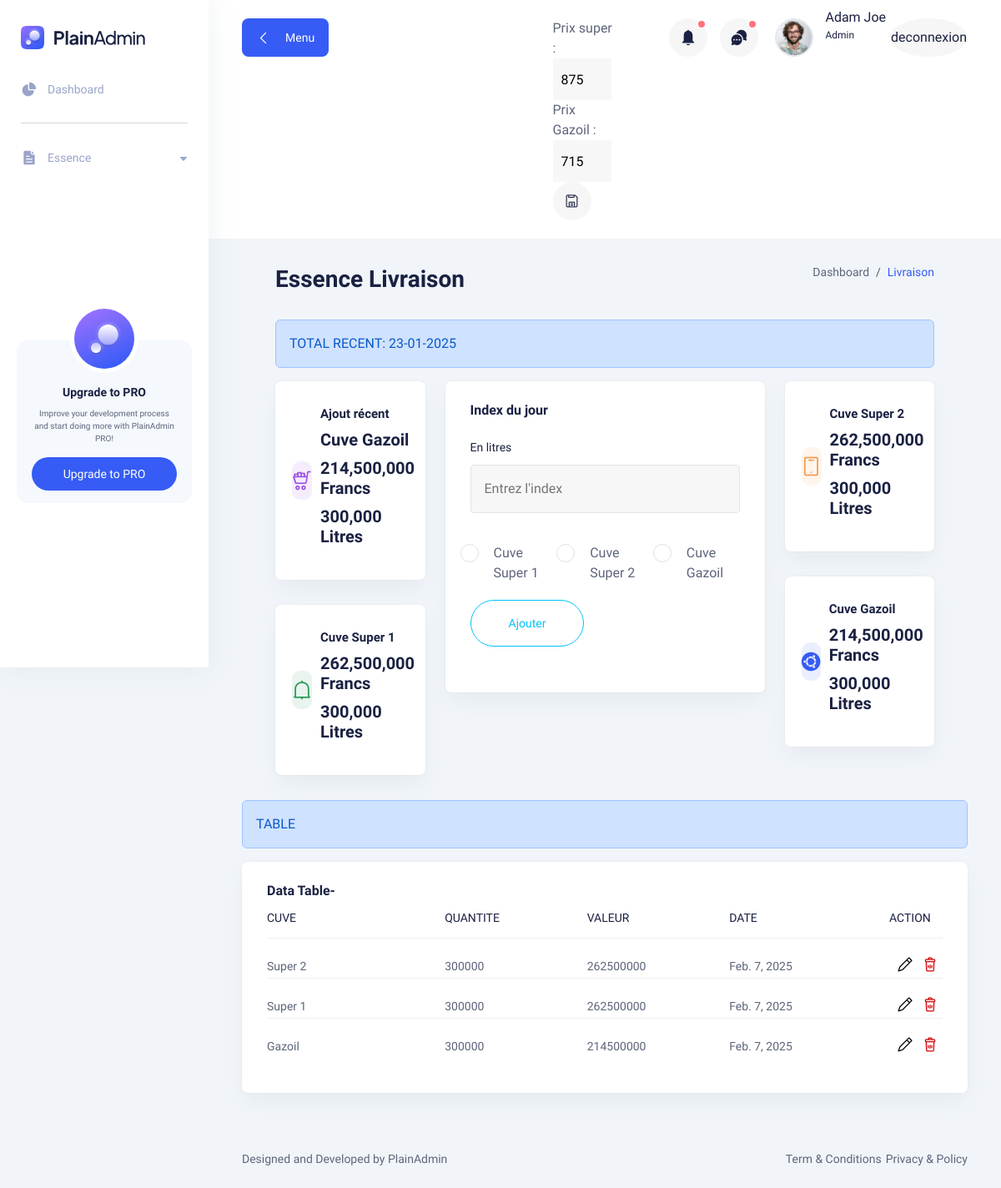
Page /Station/livraison/ (signed in) on the committed database.
### Station_Essence/models.py (models this page shows)
class Livraison(models.Model):
      quantite=models.IntegerField()
      valeur=models.IntegerField()
      date=models.DateField()
      Cuve=models.CharField(max_length=50)

### Station_Essence/views.py (the view, shortened to what this page needs)
# urls.py: path('livraison/',livraison,name='livraison'),
@login_required
def livraison(request):
    lec={}
    with open('constantes.json', 'r') as fic:
            lec=json.load(fic)
    livrer=Livraison.objects.all()
    def cuve(types):
        Special_cuv = get_object_or_404(Special_cuve, id=types)
        Special_cuv.quantite += int(request.POST.get('entrer'))
        Special_cuv.save()
    return render(request,change_os_chemin(['LIvraison','livraison.html']),
                  {'all_livraison':livrer,'cuvesuper1':livrer.filter(Cuve='Super 1'),
                  'cuvesuper2':livrer.filter(Cuve='Super 2'),
                'cuvesgazoil':livrer.filter(Cuve='Gazoil'),
                'prix':lec,
                })

### Station_Essence/views.py (called while the page is built)
def change_os_chemin(url):
    return '\\'.join(url) if platform.platform()=='windows' else '/'.join(url)

### Station_Essence/templates/Livraison/livraison.html (shortened to what this page needs)
{% include "static.html" %}
{% load humanize %}
  <body>
  {% include "navbar.html" %}
    <main class="main-wrapper">
      {% include "header.html" %}
      <section class="section">
               <div class="container-fluid">
                <div class="container-fluid">
                    <div class="title-wrapper pt-30">
                      <div class="row align-items-center">
                        <div class="col-md-6">
                          <div class="title">
                            <h2>Essence Livraison</h2>
                          </div>
                        </div>
                        <div class="col-md-6">
                          <div class="breadcrumb-wrapper">
                            <nav aria-label="breadcrumb">
                              <ol class="breadcrumb">
                                <li class="breadcrumb-item">
                                  <a href="dash">Dashboard</a>
                                </li>
                                <li class="breadcrumb-item active" aria-current="page">
                                  Livraison
                                </li>
                              </ol>
                            </nav>
                          </div>
                        </div>
                      </div>
                    </div>
                    <div class="alert alert-primary alert-dismissible fade show" role="alert">
                      TOTAL RECENT: 23-01-2025
                    </div>
                        <div class="row">
                            <div class="col-xl-3 col-lg-4 col-sm-6">
                                    <div class="icon-card mb-30">
                                        <div class="icon purple">
                                        <i class="lni lni-cart-full"></i>
                                        </div>
                                        <div class="content">
                                            <h6 class="mb-10">Ajout récent </h6>
                                            <h3 class="text-bold mb-10">Cuve {{all_livraison.last.Cuve}}</h3>
                                            <h3 class="text-bold mb-10">{{all_livraison.last.valeur | intcomma}} Francs</h3>
                                            <h3 class="text-bold mb-10">{{all_livraison.last.quantite | intcomma}} Litres</h3>
                                        </div>
                                    </div>
                                    <div class="icon-card mb-30">
                                        <div class="icon success">
                                            <i class="lni lni-alarm"></i>
                                        </div>
                                        <div class="content">
                                            <h6 class="mb-10">Cuve Super 1 </h6>
                                            <h3 class="text-bold mb-10">{{cuvesuper1.last.valeur | intcomma}} Francs</h3>
                                            <h3 class="text-bold mb-10">{{cuvesuper1.last.quantite | intcomma}} Litres</h3>
                                        </div>
                                    </div>
                            </div>
                            <div class="col-lg-6">
                                <form action="{% url "livraison" %}" method='POST'>
                                    <div class="card-style mb-30">
                                        <h6 class="mb-25">Index du jour</h6>
                                        <div class="input-style-1">
                                            <label>En litres</label>
                                            <input type="number" name="entrer" min=0 placeholder="Entrez l'index" />
                                    </div>
                                            <div class="row">
                                                <div class="form-check radio-style radio-success mb-20 col-lg-4">
                                                    <input class="form-check-input" type="radio" id="option1" name="choice" value="Super 1">
                                                    <label  class="form-check-label" for="option1">Cuve Super 1</label>
                                                </div>
                                                <div class="form-check radio-style radio-success mb-20 col-lg-4">
                                                    <input class="form-check-input" type="radio" id="option2" name="choice" value="Super 2">
                                                    <label class="form-check-label" for="option2">Cuve Super 2</label>
                                                </div>
                                                <div class="form-check radio-style radio-success mb-20 col-lg-4">
                                                    <input class="form-check-input" type="radio" id="option3" name="choice" value="Gazoil">
                                                    <label class="form-check-label" for="option3">Cuve Gazoil</label>
                                                </div>
                                            </div>
                                    <div class="input-style-3">
                                        <button type="submit" name="name" value="{{i.veil.type}}"   class="main-btn secondary-btn-outline rounded-full btn-hover">Ajouter</button>
                                      </div>
                                    </form>
                                </div>
                            </div>
                            <div class="col-xl-3 col-lg-4 col-sm-6">
                                    <div class="icon-card mb-30">
                                        <div class="icon orange">
                                        <i class="lni lni-tab"></i>
                                        </div>
                                        <div class="content">
                                            <h6 class="mb-10">Cuve Super 2 </h6>
                                            <h3 class="text-bold mb-10">{{cuvesuper2.last.valeur | intcomma}} Francs</h3>
                                            <h3 class="text-bold mb-10">{{cuvesuper2.last.quantite | intcomma}} Litres</h3>
                                        </div>
                                    </div>
                                    <div class="icon-card mb-30">
                                        <div class="icon info">
                                            <i class="lni lni-ubuntu"></i>
                                        </div>
                                        <div class="content">
                                            <h6 class="mb-10">Cuve Gazoil</h6>
                                            <h3 class="text-bold mb-10">{{cuvesgazoil.last.valeur | intcomma}} Francs</h3>
                                            <h3 class="text-bold mb-10">{{cuvesgazoil.last.quantite | intcomma}} Litres</h3>
                                        </div>
                                    </div>
                                </div>
                            </div>
                        </div>
                        <div class="alert alert-primary alert-dismissible fade show" role="alert">
                          TABLE
                        </div>
                          <div class="tables-wrapper">
                              <div class="col-lg-12">
                                <div class="card-style mb-30">
                                  <h6 class="mb-0">Data Table-{{num.type }}</h6>
                                  <div class="table-wrapper table-responsive">
                                <table class="table">
                                      <thead>
                                        <tr>
                                          <th class="lead-info">
                                            <h6>CUVE</h6>
                                          </th>
                                          <th class="lead-phone">
                                            <h6>QUANTITE</h6>
                                          </th>
                                          <th class="lead-phone">
                                            <h6>VALEUR</h6>
                                          </th>
                                          <th class="lead-company">
                                            <h6>DATE</h6>
                                          </th>
                                          <th>
                                            <h6>ACTION</h6>
                                          </th>
                                        </tr>
                                      </thead>
                              {% for sup in all_livraison %}
                              <tbody>
                                <tr>
                                  <td>
                                     <p class="text-sm">{{ sup.Cuve }}</p>
                                  </td>
                                  <td>
                                    <p class="text-sm">{{ sup.quantite }}</p>
                                  </td>
                                  <td>
                                    <p class="text-sm">{{ sup.valeur }}</p>
                                  </td>
                                  <td>
                                    <p class="text-sm">{{ sup.date  }}</p>
                                  </td>
                                  <td>
                                    <div class="action justify-content-end">
                                      <button class="edit">
                                        <i class="lni lni-pencil"></i>
                                      </button>
                                      <button class="text-danger">
                                        <i class="lni lni-trash-can"></i>
                                      </button>
                                    </div>
                                  </td>
                                </tr>
                              </tbody>
                              {% endfor %}
                            </table>
                          </div>
                        </div>
                      </div>
                    </div>
                </section>
                <footer class="footer">
                  <div class="container-fluid">
                    <div class="row">
                      <div class="col-md-6 order-last order-md-first">
                        <div class="copyright text-center text-md-start">
                          <p class="text-sm">
                            Designed and Developed by
                            <a href="https://plainadmin.com" rel="nofollow" target="_blank">
                              PlainAdmin
                            </a>
                          </p>
                        </div>
                      </div>
                      <div class="col-md-6">
                        <div class="terms d-flex justify-content-center justify-content-md-end">
                          <a href="#0" class="text-sm">Term & Conditions</a>
                          <a href="#0" class="text-sm ml-5">Privacy & Policy</a>
                        </div>
                      </div>
                    </div>
                  </div>
                </footer>
              </main>
              {% include "footer.html" %}

### Station_Essence/static/assets/css/fullcalendar.css (style rules this page uses)
:root { --fc-daygrid-event-dot-width:8px;--fc-list-event-dot-width:10px;--fc-list-event-hover-bg-color:#f5f5f5 }

### rows in the picture
Livraison: last.Cuve "Gazoil", last.valeur "214,500,000", last.quantite "300,000", Cuve "Gazoil", quantite "300000", valeur "214500000", date "Feb. 7, 2025"
Livraison: last.valeur "262,500,000", last.quantite "300,000", Cuve "Super 1", quantite "300000", valeur "262500000", date "Feb. 7, 2025"
Livraison: last.valeur "262,500,000", last.quantite "300,000", Cuve "Super 2", quantite "300000", valeur "262500000", date "Feb. 7, 2025"
